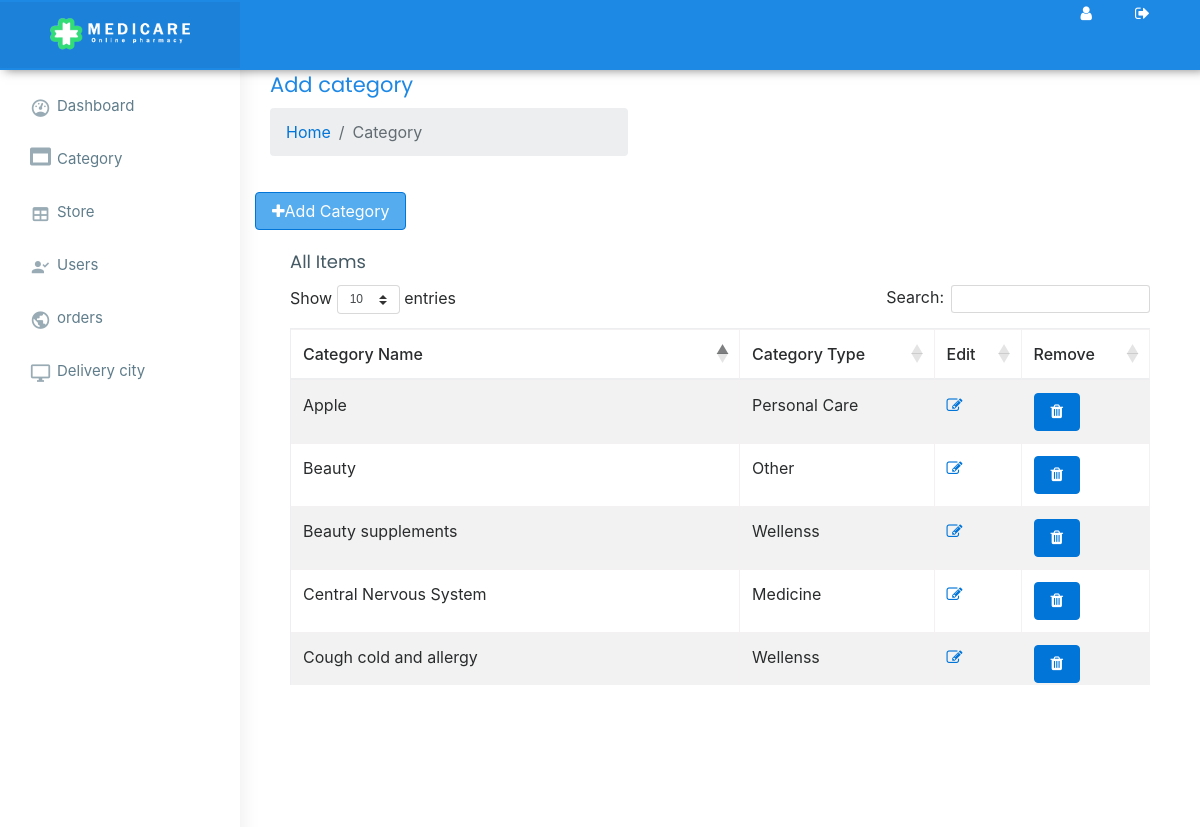
The page /Admin/Category.php on the database its author committed.
### tables this page shows
CREATE TABLE `category` (
  `c_id` int(50) NOT NULL,
  `c_name` varchar(50) NOT NULL,
  `c_type` varchar(50) NOT NULL,
  `time` timestamp NOT NULL DEFAULT current_timestamp(),
  `front_display` tinyint(1) NOT NULL
);

### Admin/Category.php (the view, shortened to what this page needs)
<!DOCTYPE html>
<html lang>
<head>
    <link href="assets/plugins/bootstrap/css/bootstrap.min.css" rel="stylesheet">
    <link href="css/style.css" rel="stylesheet">
    <link href="css/colors/blue.css" id="theme" rel="stylesheet">
    <link rel="stylesheet" href="https://cdn.datatables.net/1.11.0/css/dataTables.bootstrap4.min.css">
</head>
<body class="fix-header fix-sidebar card-no-border">
    <div id="main-wrapper">
        <header class="topbar">
            <nav class="navbar top-navbar navbar-toggleable-sm navbar-light">
                <div class="navbar-header">
                    <a class="navbar-brand" href="index.php">
                            <img src="assets\images\logo2.png" alt="homepage" class="light-logo" style="width:140px;">
                </div>
                <div class="navbar-collapse">
                    <ul class="navbar-nav mr-auto mt-md-0">
                        <li class="nav-item"> <a class="nav-link nav-toggler hidden-md-up text-muted waves-effect waves-dark" href="javascript:void(0)"><i class="mdi mdi-menu"></i></a> </li>
                        <li class="nav-item hidden-sm-down search-box"> <a class="nav-link hidden-sm-down text-muted waves-effect waves-dark" href="javascript:void(0)"><i class="ti-search"></i></a>
                        </li>
                    </ul>
                    <div class="ht-right">
                         <a href="my_account.php" class="login-panel"><i class="fa fa-user" style="width:50px;color: white;"></i></a>
                          <a href="../logout.php" class="login-panel"><i class="fa fa-sign-out" style="width:50px;color: white;"></i></a>
                    </div>
                </div>
            </nav>
        </header>
        <aside class="left-sidebar">
            <div class="scroll-sidebar">
                <nav class="sidebar-nav">
                    <ul id="sidebarnav">
                        <li> <a class="waves-effect waves-dark" href="index.php" aria-expanded="false"><i class="mdi mdi-gauge"></i><span class="hide-menu">Dashboard</span></a>
                        </li>
                        <li> <a class="waves-effect waves-dark.active" href="Category.php" aria-expanded="false"><i class="fa fa-window-maximize"></i><span class="hide-menu">Category</span></a>
                        </li>
                        <li> <a class="waves-effect waves-dark" href="Store.php" aria-expanded="false"><i class="mdi mdi-table"></i><span class="hide-menu">Store</span></a>
                        </li>
                        <li> <a class="waves-effect waves-dark" href="users.php" aria-expanded="false"><i class="mdi mdi-account-check"></i><span class="hide-menu">Users</span></a>
                        </li>
                        <li> <a class="waves-effect waves-dark" href="oders.php" aria-expanded="false"><i class="mdi mdi-earth"></i><span class="hide-menu">orders</span></a>
                        </li>
                        <li> <a class="waves-effect waves-dark" href="delivery_city.php" aria-expanded="false"><i class="mdi mdi-monitor"></i><span class="hide-menu">Delivery city</span></a>
                        </li>
                </nav>
            </div>
        </aside>
        <div class="page-wrapper">
            <div class="container-fluid">
                <div class="row page-titles">
                    <div class="col-md-5 col-8 align-self-center">
                    <h3 class="text-themecolor">Add category</h3>
                        <ol class="breadcrumb">
                            <li class="breadcrumb-item"><a href="index.php">Home</a></li>
                            <li class="breadcrumb-item active">Category</li>
                        </ol>
                    </div>
                </div>
                <div class="row">
                    <div class="ht-left">
                        <a href="add_category.php" class="btn btn-primary" style="background-color: #55acee;" role="button">
                        <i class="fa fa-plus" aria-hidden="true"></i>Add Category</a>
                    </div>
                    <div class="col-lg-12">
                            <div class="col-md-7 col-4 align-self-center"></div>
                            <div class="card-block">
                                <h4 class="card-title">All Items</h4>
                                <div class="table-responsive" style="height: 400px;overflow: scroll;">
                                    <table class="table table-striped table-responsive-md table-bordered my-5" style="width:100%" id="table">
                                        <thead>
                                            <tr>
                                                <th>Category Name</th>
                                                <th>Category Type</th>
                                                <th>Edit</th>
                                                <th>Remove</th>
                                            </tr>
                                        </thead>
                                        <tbody>
                                        <?php
                                                include 'db_connection.php';
                                                $sql = "SELECT * FROM category";
                                                $result = mysqli_query($connection, $sql);
                                                if($result->num_rows>0){
                                                    while($row=$result->fetch_assoc()){
                                                        $id = $row["c_id"];
                                                echo
                                                        '
                                                        <tr>
                                                            <td>'.$row["c_name"] .'</td>
                                                            <td>'.$row["c_type"] .'</td>
                                                            <td> <a href="category_eddit.php?id='.$id.'"><i class="fa fa-pencil-square-o"></i></a> </td>
                                                            <td>
                                                                    <button type="button" class="btn btn-primary" data-toggle="modal" data-target="#exampleModal">
                                                                    <i class="fa fa-trash" ></i>
                                                                    </button>
                                                                            <button type="button" class="btn btn-danger" ><a href="delete.php?id='.$id.'&req=category" style="color:white;text-decoration: none">Delete</a></button>
                                                            </td>
                                                        </tr>
                                                        ';
                                                    }
                                                }
                                                else{
                                                    echo "no result found";
                                                }
                                                ?>
                                        </tbody>
                                    </table>
                                </div>
                            </div>
                        </div>
                    </div>
                </div>
            </div>
        </div>
</body>
</html>

### Admin/css/style.css (style rules this page uses)
h1, h2, h3, h4, h5, h6 { color: #455a64; font-family: "Poppins", sans-serif; font-weight: 400; }
h3 { line-height: 30px; font-size: 21px; }
h4 { line-height: 22px; font-size: 18px; }
.table td, .table th { border-color: #f3f1f1; }
.table thead th, .table th { font-weight: 500; }
#main-wrapper { width: 100%; }
.page-wrapper { background: #ffffff; padding-bottom: 60px; }
.container-fluid { padding: 0 30px 25px 30px; }
.topbar { position: relative; z-index: 50; -webkit-box-shadow: 5px 0px 10px rgba(0, 0, 0, 0.5); box-shadow: 5px 0px 10px rgba(0, 0, 0, 0.5); }
.topbar .top-navbar { min-height: 70px; padding: 0px 15px 0 0; }
.topbar .top-navbar .navbar-header { line-height: 65px; text-align: center; }
.topbar .top-navbar .navbar-header .navbar-brand { margin-right: 0px; padding-bottom: 0px; padding-top: 0px; }
.topbar .top-navbar .navbar-header .navbar-brand .light-logo { display: none; }
.topbar .top-navbar .navbar-nav > .nav-item > .nav-link { padding-left: .75rem; padding-right: .75rem; font-size: 19px; line-height: 50px; }
.page-titles { padding-bottom: 20px; }
.left-sidebar { position: absolute; width: 240px; height: 100%; top: 0px; z-index: 20; padding-top: 70px; background: #fff; -webkit-box-shadow: 1px 0px 20px rgba(0, 0, 0, 0.08); box-shadow: 1px 0px 20px rgba(0, 0, 0, 0.08); }
.fix-sidebar .left-sidebar { position: fixed; }
.scroll-sidebar { padding-bottom: 60px; }
.sidebar-nav { background: #fff; padding: 15px; }
.sidebar-nav ul { margin: 0px; padding: 0px; }
.sidebar-nav ul li { list-style: none; }
.sidebar-nav ul li a { color: #607d8b; padding: 8px 35px 8px 15px; display: block; font-size: 15px; border-radius: 4px; white-space: nowrap; }
.sidebar-nav > ul > li { margin-bottom: 10px; }
.sidebar-nav > ul > li > a i { width: 27px; height: 27px; font-size: 21px; display: inline-block; vertical-align: middle; color: #99abb4; }
@media (min-width: 1024px) { .page-wrapper { margin-left: 240px; } }
@media (min-width: 768px) { .navbar-header { width: 240px; -webkit-flex-shrink: 0; -ms-flex-negative: 0; flex-shrink: 0; } }
@media (min-width: 768px) { .navbar-header .navbar-brand { padding-top: 0px; } }

### Admin/css/colors/blue.css (style rules this page uses)
.topbar { background: #1e88e5; }
.topbar .navbar-header { background: rgba(0, 0, 0, 0.05); }
.topbar .top-navbar .navbar-header .navbar-brand .light-logo { display: inline-block; color: rgba(255, 255, 255, 0.8); }
.topbar .navbar-light .navbar-nav .nav-item > a.nav-link { color: #ffffff !important; }
.text-themecolor { color: #1e88e5 !important; }
.sidebar-nav { background: #fff; }
.sidebar-nav ul li a { color: #607d8b; }
.sidebar-nav > ul > li > a i { color: #99abb4; }

### rows shown on the page
category: c_name "Central Nervous System", c_type "Medicine"
category: c_name "Cough cold and allergy", c_type "Wellenss"
category: c_name "Beauty supplements", c_type "Wellenss"
category: c_name "Beauty", c_type "Other"
category: c_name "Apple", c_type "Personal Care"
